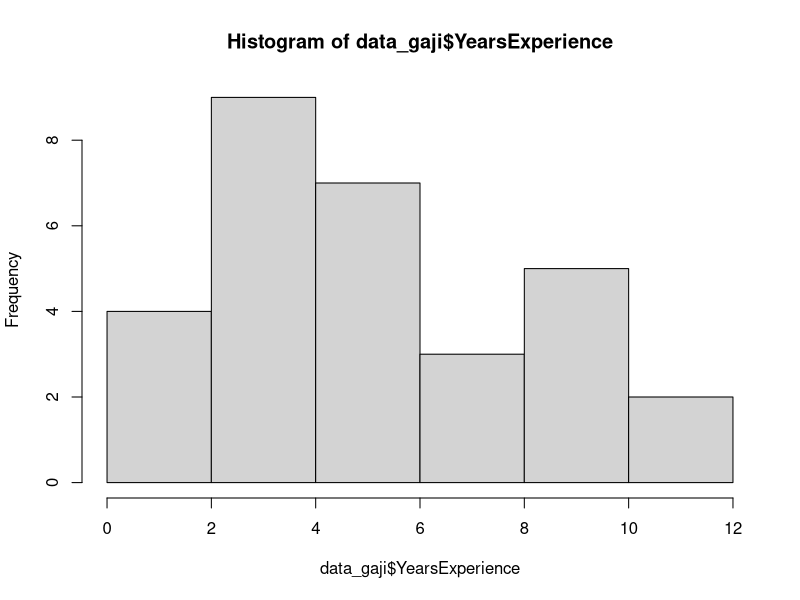
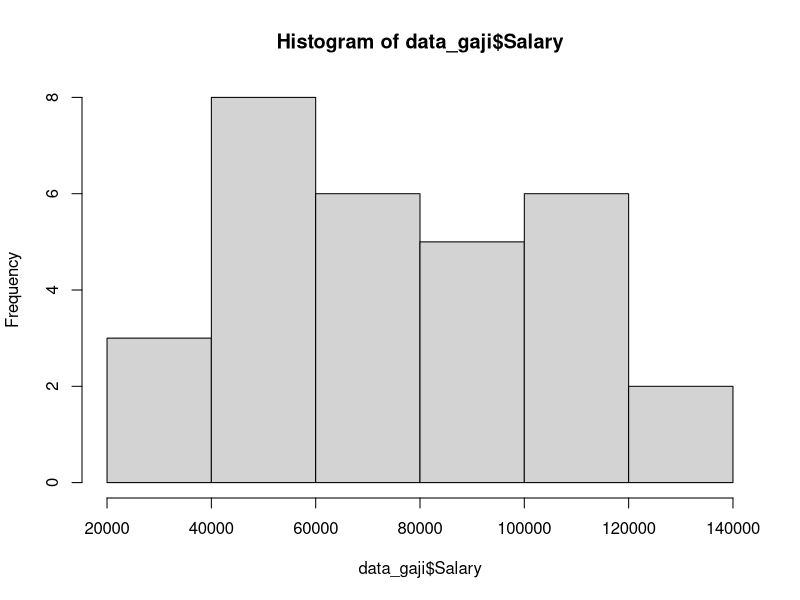
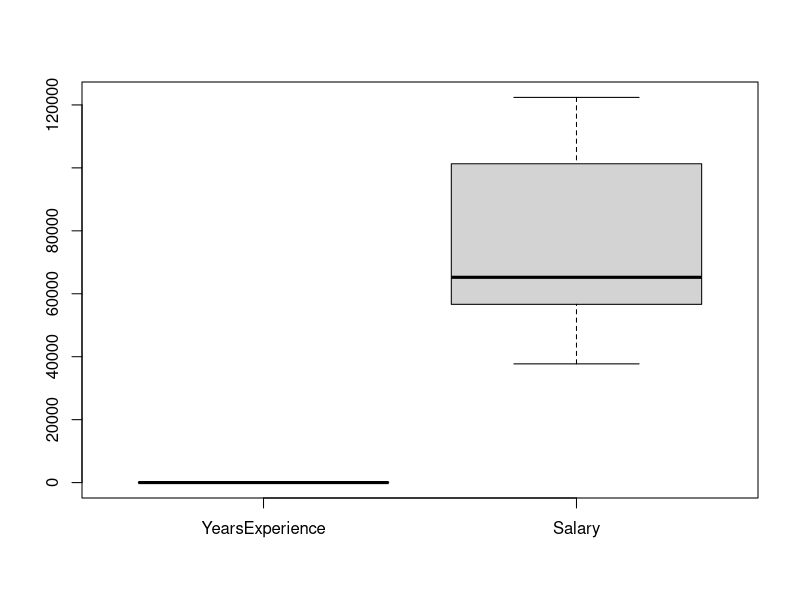
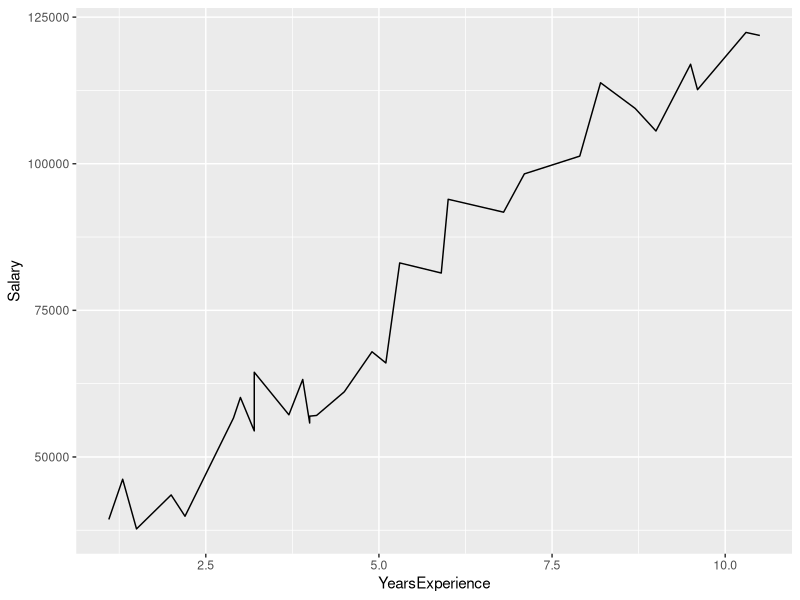

Source code (R) for these figures, in order:
## ---- chunk 1
knitr::opts_chunk$set(echo = TRUE,
                      warning = FALSE,
                      message = FALSE)
## ---- chunk 2
data_gaji <- read.csv("Lama Kerja vs Gaji.csv")
## ---- chunk 3
# lihat 6 data awal
head(data_gaji)

# melihat variabel apa saja yang ada di dataset dan tipe data tiap variabelnya
str(data_gaji)
## ---- chunk 4
data_gaji <- data_gaji[,-c(1,4)]
head(data_gaji)
## ---- chunk 5
colSums(is.na(data_gaji))
## ---- chunk 6
# membuat histogram dari variabel YearsExperience
hist(data_gaji$YearsExperience)
## ---- chunk 7
# membuat histogram dari variabel salary
hist(data_gaji$Salary)
## ---- chunk 8
# uji kenormalan variabel YearsExperience
shapiro.test(data_gaji$YearsExperience)

# uji kenormalam variabel Salary
shapiro.test(data_gaji$Salary)
## ---- chunk 9
boxplot(data_gaji)
## ---- chunk 10
library(ggplot2)
ggplot(data_gaji,
       aes(y=Salary)) +
  geom_line(aes(x=YearsExperience), color="black")
## ---- chunk 11
cor(data_gaji$YearsExperience, data_gaji$Salary, method = "spearman")
## ---- chunk 12
model_salary <- lm(Salary~YearsExperience, data = data_gaji)
## ---- chunk 13
summary(model_salary)
## ---- chunk 14
library(MLmetrics)
MAE(model_salary$fitted.values, data_gaji$Salary)
MSE(model_salary$fitted.values, data_gaji$Salary)
MAPE(model_salary$fitted.values, data_gaji$Salary)
